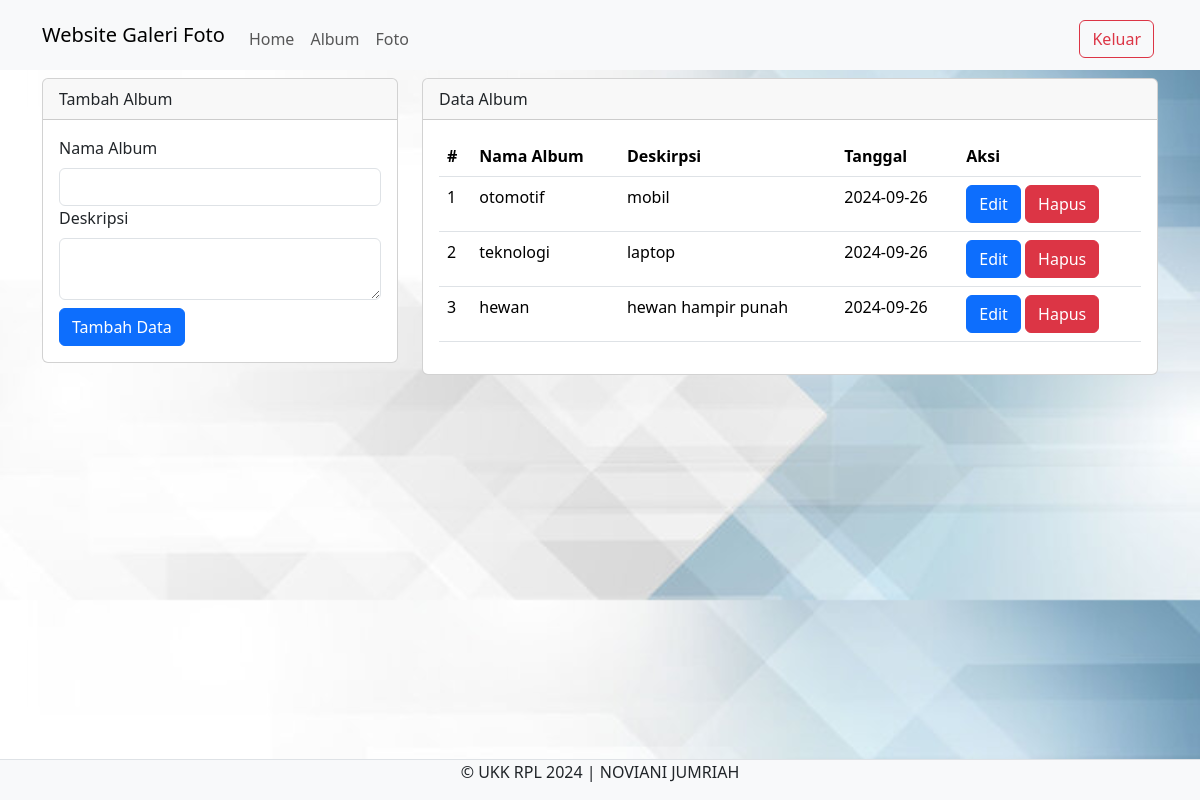
The page /admin/album.php (signed in) on the database its author committed.
### tables this page shows
CREATE TABLE `album` (
  `albumid` int(11) NOT NULL,
  `namaalbum` varchar(255) NOT NULL,
  `deskripsi` text NOT NULL,
  `tanggalbuat` date NOT NULL,
  `userid` int(11) NOT NULL
);

### admin/album.php (the view, shortened to what this page needs)
<?php
include '../config/koneksi.php';
?>
<!DOCTYPE html>
<html>
<head>
  <link rel="stylesheet" type="text/css" href="../assets/css/bootstrap.min.css">
</head>
<body>
  <nav class="navbar navbar-expand-lg bg-body-tertiary">
    <div class="container">
      <a class="navbar-brand" href="index.php">Website Galeri Foto</a>
      <div class="collapse navbar-collapse mt-2" id="navbarNavAltMarkup">
        <div class="navbar-nav me-auto">
          <a href="home.php" class="nav-link">Home</a>
          <a href="album.php" class="nav-link">Album</a>
          <a href="foto.php" class="nav-link">Foto</a>
        </div>
        <a href="../config/aksi_logout.php" class="btn btn-outline-danger m-1">Keluar</a>
      </div>
    </div>
  </nav>
  <div class="container">
    <div class="row">
      <div class="col-md-4">
        <div class="card mt-2">
          <div class="card-header">Tambah Album</div>
          <div class="card-body">
            <form action="../config/aksi_album.php" method="POST">
              <label class="form-label">Nama Album</label>
              <input type="text" name="namaalbum" class="form-control" required>
              <label class="form-label">Deskripsi</label>
              <textarea class="form-control" name="deskripsi" required></textarea>
              <button type="submit" class="btn btn-primary mt-2" name="tambah">Tambah Data</button>
            </form>
          </div>
        </div>
      </div>
      <div class="col-md-8">
        <div class="card mt-2">
          <div class="card-header">Data Album</div>
          <div class="card-body">
            <table class="table">
              <thead>
                <tr>
                  <th>#</th>
                  <th>Nama Album</th>
                  <th>Deskirpsi</th>
                  <th>Tanggal</th>
                  <th>Aksi</th>
                </tr>
              </thead>
              <tbody>
                <?php
                $no = 1;
                $userid = $_SESSION['userid'];
                $sql = mysqli_query($koneksi, "SELECT * FROM album WHERE userid='$userid'");
                while($data = mysqli_fetch_array($sql)){
                 ?>
                 <tr>
                  <td><?php echo $no++ ?></td>
                  <td><?php echo $data['namaalbum'] ?></td>
                  <td><?php echo $data['deskripsi'] ?></td>
                  <td><?php echo $data['tanggalbuat'] ?></td>
                  <td>
                    <button type="button" class="btn btn-primary" data-bs-toggle="modal" data-bs-target="#edit<?php echo $data['albumid'] ?>">
                      Edit
                    </button>
                    <button type="button" class="btn btn-danger" data-bs-toggle="modal" data-bs-target="#hapus<?php echo $data['albumid'] ?>">
                      Hapus
                    </button>
                  </td>
                </tr>
              <?php } ?>
            </tbody>
          </table>
        </div>
      </div>
    </div>
  </div>
</div>
<footer class="d-flex justify-content-center border-top mt-3 bg-light fixed-bottom">
  <p>&copy; UKK RPL 2024 | NOVIANI JUMRIAH</p>
</footer>
</body>
</html>

### admin/album.php (style rules this page uses)
body { background-image: url('../assets/img/bg.jpg'); background-size: cover; }

### rows shown on the page
album: namaalbum "otomotif", deskripsi "mobil", tanggalbuat "2024-09-26"
album: namaalbum "teknologi", deskripsi "laptop", tanggalbuat "2024-09-26"
album: namaalbum "hewan", deskripsi "hewan hampir punah", tanggalbuat "2024-09-26"
